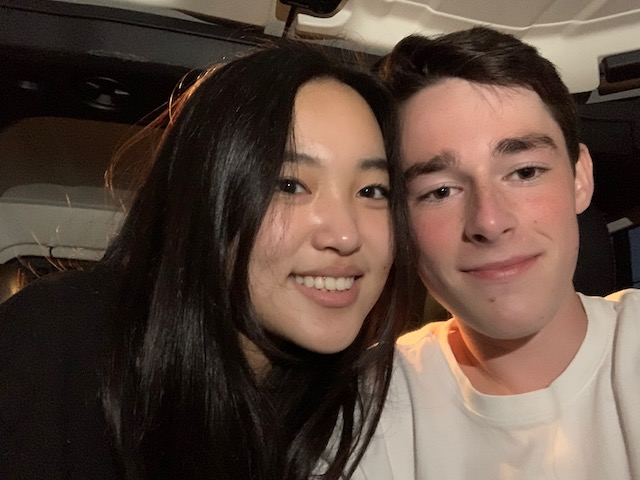
#> input picture images/source/FirstPicture.jpeg, 640 x 480 px, given as the content of the folder ./images/tiles, which was not available
$ jupyter execute mosaic.ipynb
#> lines starting #> are read from the running program, lines starting #| are printed output that depends on the picture; pictures that were not available may be replaced by others from this repository, and a replacement may not be noted
[cell 1]
from IPython.display import Image, display
import glob
from PIL import Image
from scipy import spatial
import numpy as np

[cell 2]
main_photo_path = "./images/source/Kiss.jpeg"
tile_photos_path = "./images/tiles/*"
tile_size = (8, 8)

[cell 3]
tile_paths = []
for file in glob.glob(tile_photos_path):
    tile_paths.append(file)

[cell 4]
tiles = []
for path in tile_paths:
    tile = Image.open(path)
#> tile is the input picture: PIL image 640x480 RGB; mean R, G, B 91.4, 72.3, 61.9
    tile = tile.resize(tile_size)
    tiles.append(tile)

[cell 5]
colors = []
for tile in tiles:
    mean_color = np.array(tile).mean(axis=0).mean(axis=0)
    colors.append(mean_color)
#> this loop made 1 pass
#> mean_color on pass 1: [91.34, 72.27, 61.77]
#> after the loop, colors = [[91.34, 72.27, 61.77]]

[cell 6]
main_photo = Image.open(main_photo_path)
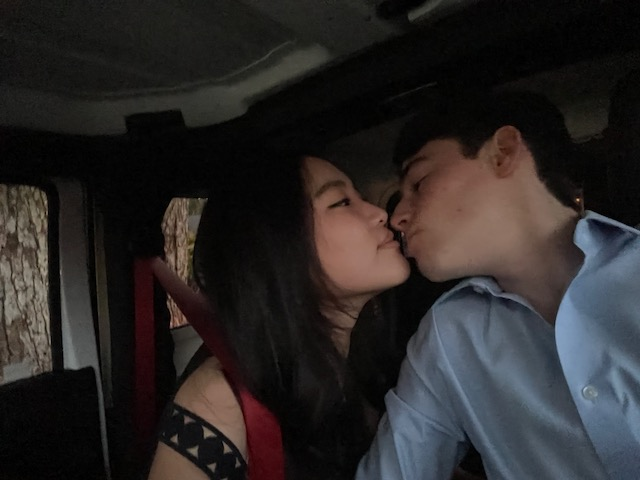
#> input picture images/source/Kiss.jpeg, 640 x 480 px
#> main_photo is the input picture: PIL image 640x480 RGB; mean R, G, B 41.9, 38.5, 38.2

# display(main_photo)
width = int(np.round(main_photo.size[0] / tile_size[0]))
#> width = 80
height = int(np.round(main_photo.size[1] / tile_size[1]))
#> height = 60

resized_photo = main_photo.resize((width, height))
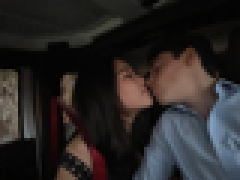
#> resized_photo: PIL image 80x60 RGB (shown 3 times larger); mean R, G, B 41.9, 38.5, 38.2

[cell 7]
tree = spatial.KDTree(colors)

closest_tiles = np.zeros((width, height), dtype=np.uint32)

for i in range(width):
    for j in range(height):
        pixel = resized_photo.getpixel((i, j))  # Getthe pixel color at (i, j)
        closest = tree.query(pixel)             # Returns (distance, index)
        closest_tiles[i, j] = closest[1]
#> closest_tiles: shape (80, 60) uint32; every value is 0

[cell 8]
output = Image.new('RGB', main_photo.size)
#> output: PIL image 640x480 RGB; every value is 0

# Draw tiles
for i in range(width):
	for j in range(height):
		# Offset of tile
		x, y = i*tile_size[0], j*tile_size[1]
		# Index of tile
		index = closest_tiles[i, j]
		# Draw tile
		output.paste(tiles[index], (x, y))
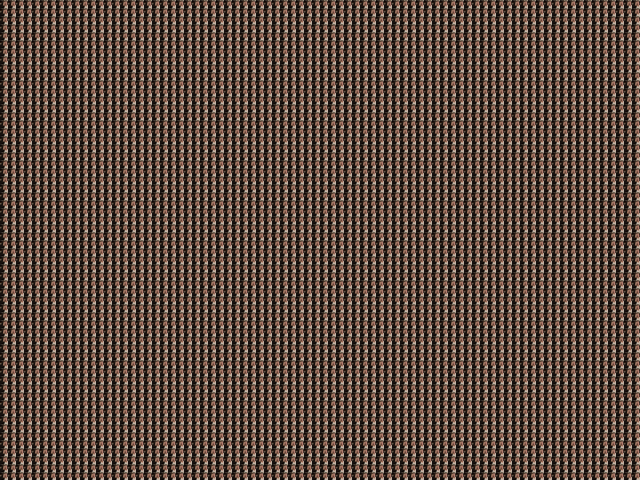
#> output: PIL image 640x480 RGB; mean R, G, B 91.3, 72.3, 61.8

display(output)
output.save("./images/output/output.jpg")
